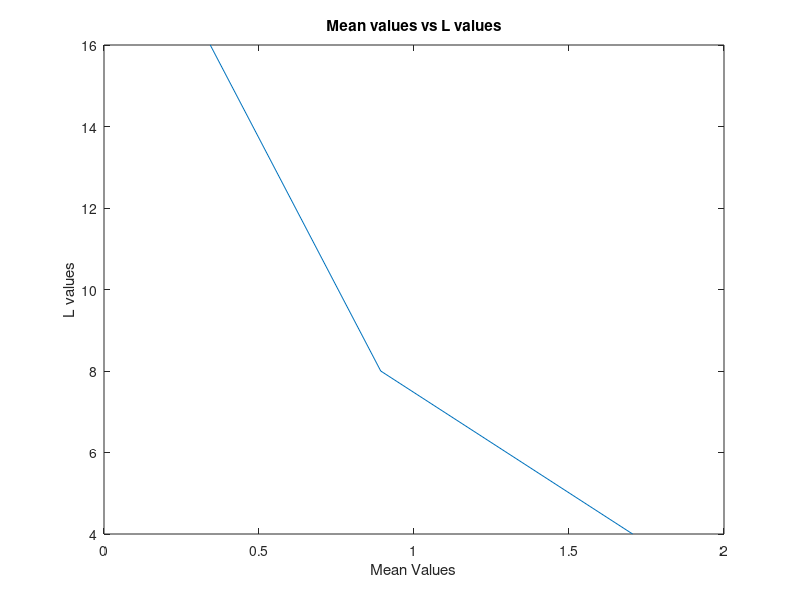
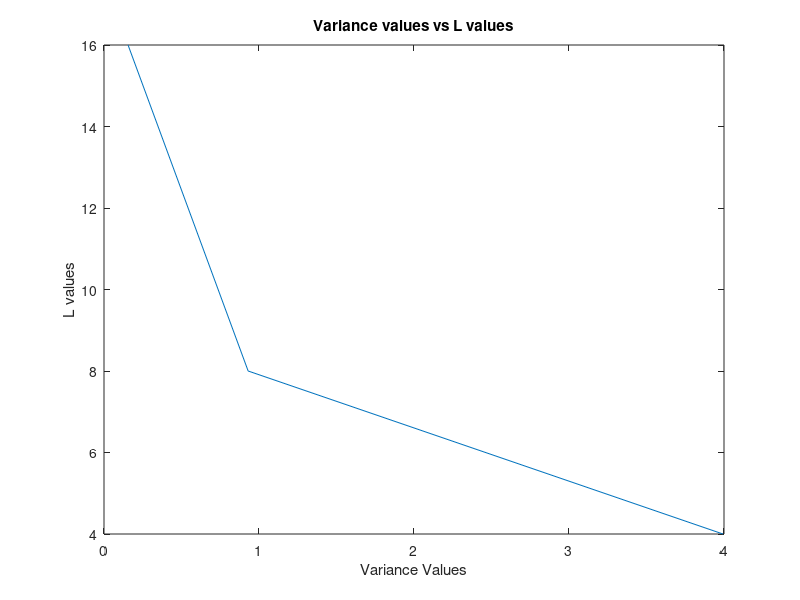
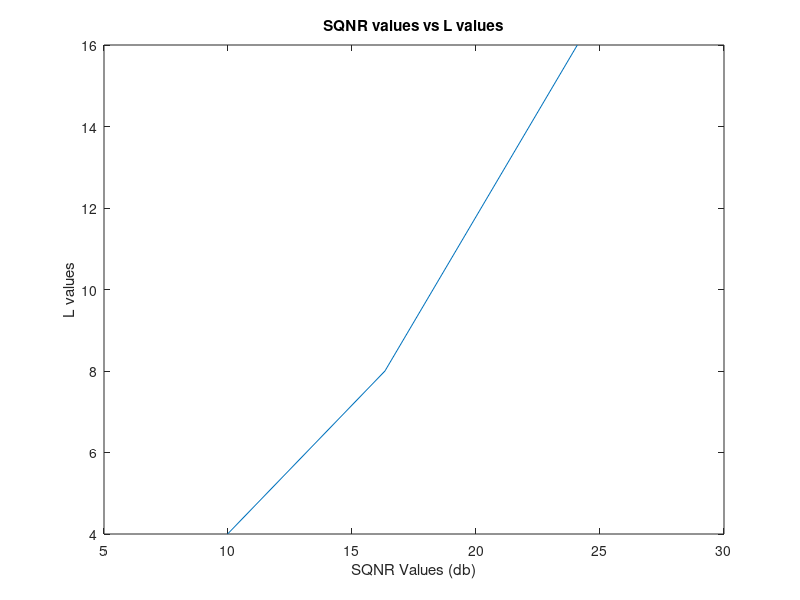

Source code (MATLAB) for these figures, in order: (Note: this script raises an error after producing the figures.)
% Parameters

A = 9; % Signal Amplitude [13001578 --> 1 + 8]
f = 1000; % Frequency in Hz
duration = 0.01; % Signal duration in seconds
T_s = 0.0001; % Sampling interval
t = 0:T_s:duration; % Time vector
% L = 8; % Number of quantization levels
mu = 255; % For μ-law quantization
p = 0.01; % Error probability in Binary Symmetric Channel

%% Sampling

function samples = sample_signal(A, f, T_s, duration)
    t = 0:T_s:duration;  % Time vector
    samples = A * sin(2 * pi * f * t);  % Generate sinusoidal signal
end

T_s_values = [0.001, 0.0005, 0.0001]; % Sampling intervals

for T_s = T_s_values
    samples = sample_signal(A, f, T_s, duration);
    % figure;
    % plot(0:T_s:duration, samples);
    % title(['Sampled Signal with T_s = ', num2str(T_s)]);
    % xlabel('Time (s)');
    % ylabel('Amplitude');
end

%% Quantization

% Uniform
% function [quantized_values, levels] = uniform_quantizer(signal, L, A)
%     levels = linspace(-A, A, L);  % Define L quantization levels
%     delta = levels(2) - levels(1); % Step size
%     quantized_values = round((signal + A) / delta) * delta - A; % Quantize
% end

function [quantized_values, levels] = uniform_quantizer(signal, L, A)
    % Define L quantization levels linearly spaced between -A and A
    levels = linspace(-A, A, L);  
    
    % Quantize the signal: find the closest level to each sample
    quantized_values = zeros(size(signal));  % Initialize output array
    for i = 1:length(signal)
        % Find the closest quantization level
        [~, idx] = min(abs(signal(i) - levels));  % Find closest level index
        quantized_values(i) = levels(idx);  % Assign the quantized value
    end
end

% meow :3
function quantized_values = mu_law_quantizer(signal, L, mu)
    normalized_signal = signal / max(abs(signal)); % Normalize
    compressed_signal = sign(normalized_signal) .* log(1 + mu * abs(normalized_signal)) / log(1 + mu);
    quantized_signal = round((compressed_signal + 1) * (L - 1) / 2); % Uniform quantization
    quantized_values = 2 * quantized_signal / (L - 1) - 1; % Decompress
    quantized_values = quantized_values * max(abs(signal)); % Restore scale
end

%% Quantization Error Analysis

function [mae, var_error] = quantization_error_analysis(signal, quantized_signal)
    error = signal - quantized_signal;
    mae = mean(abs(error)); % Mean Absolute Error
    var_error = var(error); % Variance of Error
end

%% Signal-to-Quantization Noise Ratio (SQNR)

function sqnr = calculate_sqnr(signal, quantized_signal)
    signal_power = mean(signal .^ 2);
    error = signal - quantized_signal;
    noise_power = mean((error) .^ 2);
    sqnr = 10 * log10(signal_power / noise_power);
end

%% Huffman Encoding

function [encoded_signal, dict] = huffman_encode(signal)
    symbols = unique(signal);
    probabilities = histcounts(signal, [symbols, max(symbols) + 1], 'Normalization', 'probability');
    dict = huffmandict(symbols, probabilities);
    encoded_signal = huffmanenco(signal, dict);
end

%% Huffman Decoding

function decoded_signal = huffman_decode(encoded_signal, dict)
    decoded_signal = huffmandeco(encoded_signal, dict);
end

%% Signal Comparison

% no functions here :)

%% Compression Metrics

function compression_rate = calculate_compression_rate(original_bits, compressed_bits)
    compression_rate = (original_bits - compressed_bits) / original_bits;
end

%% Error Channel Simulation

function noisy_signal = bsc_channel(encoded_signal, p)
    noisy_signal = xor(encoded_signal, rand(size(encoded_signal)) < p);
    noisy_signal = double(noisy_signal);
end

%% Simulation time :3

% Step 1: Input Signal and Sampling

input_signal = sample_signal(A, f, T_s, duration);

% Step 2: Quantization

L = 32;
[uniform_quantized, uniform_levels] = uniform_quantizer(input_signal, L, A);
mu_quantized = mu_law_quantizer(input_signal, L, mu);

% Step 3: Quantization Error Analysis

L_Values = [4, 8, 16];
mae_Values = [0, 0, 0];
var_Values = [0, 0, 0];
i = 1;

for LValue = L_Values
    [uniform_quantized, uniform_levels] = uniform_quantizer(input_signal, LValue, A);
    [mae_uniform, var_uniform] = quantization_error_analysis(input_signal, uniform_quantized);
    % [mae_uniform, var_uniform] = quantization_error_analysis(input_signal, mu_quantized);
    % disp(['Mean Absolute Error (Uniform): ', num2str(mae_uniform), 'For the value of L:', num2str(LValue)]);
    % disp(['Variance of Error (Uniform): ', num2str(var_uniform), 'For the value of L:', num2str(LValue)]);
    mae_Values(1, i) = mae_uniform;
    var_Values(1, i)= var_uniform;
    i = i+1;
end
figure;
plot(mae_Values, L_Values);
title('Mean values vs L values');
xlabel('Mean Values');
ylabel('L values');

figure;
plot(var_Values, L_Values);
title('Variance values vs L values');
xlabel('Variance Values');
ylabel('L values');

% Step 4: SQNR

% sqnr_uniform = calculate_sqnr(input_signal, uniform_quantized);
% sqnr_uniform = calculate_sqnr(input_signal, mu_quantized);
% disp(['SQNR (Uniform): ', num2str(sqnr_uniform), ' dB']);

sqnr_Values = [0, 0, 0];
i = 1;
for LValue = L_Values
    [uniform_quantized, uniform_levels] = uniform_quantizer(input_signal, LValue, A);
    sqnr_uniform = calculate_sqnr(input_signal, uniform_quantized);
    % sqnr_uniform = calculate_sqnr(input_signal, mu_quantized);
    sqnr_Values(1, i) = sqnr_uniform;
    i = i+1;
end
figure;
plot(sqnr_Values, L_Values);
title('SQNR values vs L values');
xlabel('SQNR Values (db)');
ylabel('L values');

% Step 5: Encoding (Huffman Encoding)

[encoded_signal, huffman_dict] = huffman_encode(uniform_quantized);
% [encoded_signal, huffman_dict] = huffman_encode(mu_quantized);

% Step 6: Simulate a Channel (Noiseless)

% Huffman decoding to reconstruct the signal
decoded_signal = huffman_decode(encoded_signal, huffman_dict);

% Step 7: Signal Comparison

% Rescale decoded signal for comparison
quantization_step = uniform_levels(2) - uniform_levels(1);
reconstructed_signal = decoded_signal * quantization_step;


% Cross-correlation between input and reconstructed signal
correlation = corrcoef(input_signal, reconstructed_signal);
disp(['Cross-correlation: ', num2str(correlation(1, 2))]);

% Plotting Input vs Output
figure;
plot(t, input_signal, 'b', 'DisplayName', 'Original Signal');
hold on;
plot(t, reconstructed_signal, 'r--', 'DisplayName', 'Reconstructed Signal');
legend;
title('Input Signal vs Reconstructed Signal');
xlabel('Time (s)');
ylabel('Amplitude');

% Step 8: Compression Efficiency and Rate

original_bits = length(input_signal) * ceil(log2(L));
compressed_bits = length(encoded_signal);
compression_rate = calculate_compression_rate(original_bits, compressed_bits);
disp(['Compression Rate: ', num2str(compression_rate * 100), '%']);

% Step 9: Error Channel Simulation (Bonus)

bsc_signal = bsc_channel(encoded_signal, p);
try
    noisy_decoded = huffman_decode(double(bsc_signal), huffman_dict);
    noisy_reconstructed_signal = noisy_decoded * quantization_step;
    % Plot noisy reconstructed signal

    % Ensure the lengths match for plotting
    n = length(noisy_reconstructed_signal);
    min_length = min(length(input_signal), n);  % Ensure matching lengths
    t_reconstructed = linspace(0, duration, min_length);  % Adjust time vector length

    figure;
    plot(t_reconstructed, input_signal(1:min_length), 'b', 'DisplayName', 'Original Signal');
    hold on;
    plot(t_reconstructed, noisy_reconstructed_signal(1:min_length), 'g--', 'DisplayName', 'Noisy Reconstructed Signal');
    legend('Location', 'best')
    title('Input Signal vs Noisy Reconstructed Signal');
    xlabel('Time (s)');
    ylabel('Amplitude');

catch e
    disp('Error during huffman decoding due to an invalid encoded sequence')
    rethrow(e)
end

%% Enhancing Signal Approximation

% one could increase the number of quantization levels but that would be 
% resource-extensive if implemented irl
% more elegantly we could resort to more advanced encoding techniques
% such as arithmetic coding :)